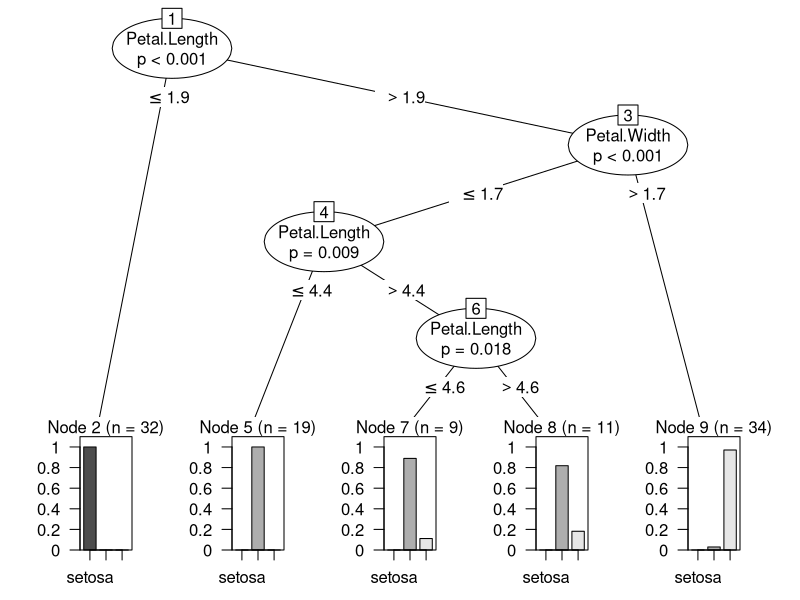
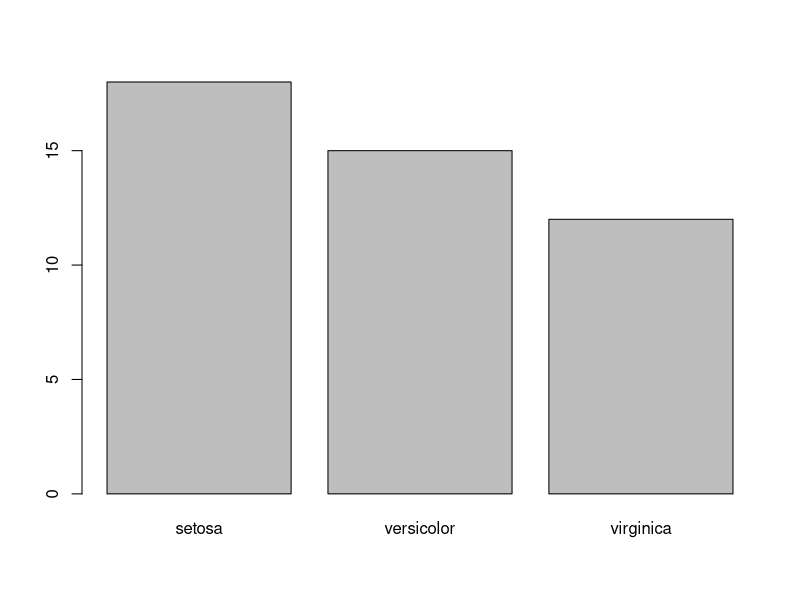

Here is the R script that generated these plots, in order:
setwd("D:/Deepti/R")
library("party")
library("caret")

data(iris)
iris = iris
head(iris)
??party
sum(is.na(iris))
sapply(iris,function(x)length(unique(x)))
class(iris)
nrow(iris)
dtindex = sample(1:nrow(iris),size=nrow(iris)*.7)
traindt = iris[dtindex,]
head(traindt)

testdt = iris[-dtindex,]

dt_tree = ctree(Species~.,traindt)
dt_tree
plot(dt_tree)

dt_predtest = predict(dt_tree,testdt[,-c(5)])
dt_predtest
plot(dt_predtest)
dtoutput = testdt
dtoutput$SpeciesResult = dt_predtest
dtoutput

dt_predtrain = predict(dt_tree,traindt)

#creating confusion matrix to check accuracy
testmatrix <- table(dt_predtest, testdt$Species)
confusionMatrix(testmatrix)
trainmatrix <- table(dt_predtrain, traindt$Species)
confusionMatrix(trainmatrix)
